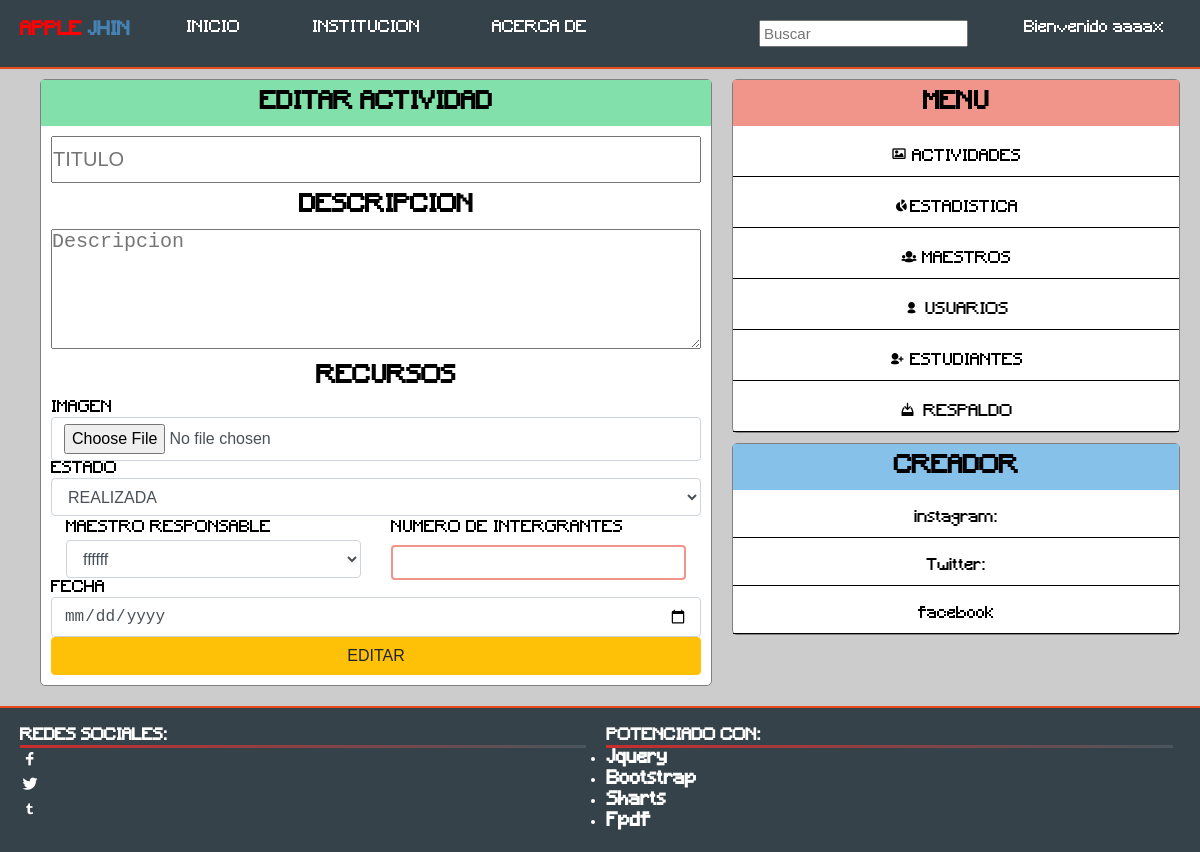
/perfil/editar_actividad.php?id=2551880 (signed in), run on an earlier commit of the app's database.
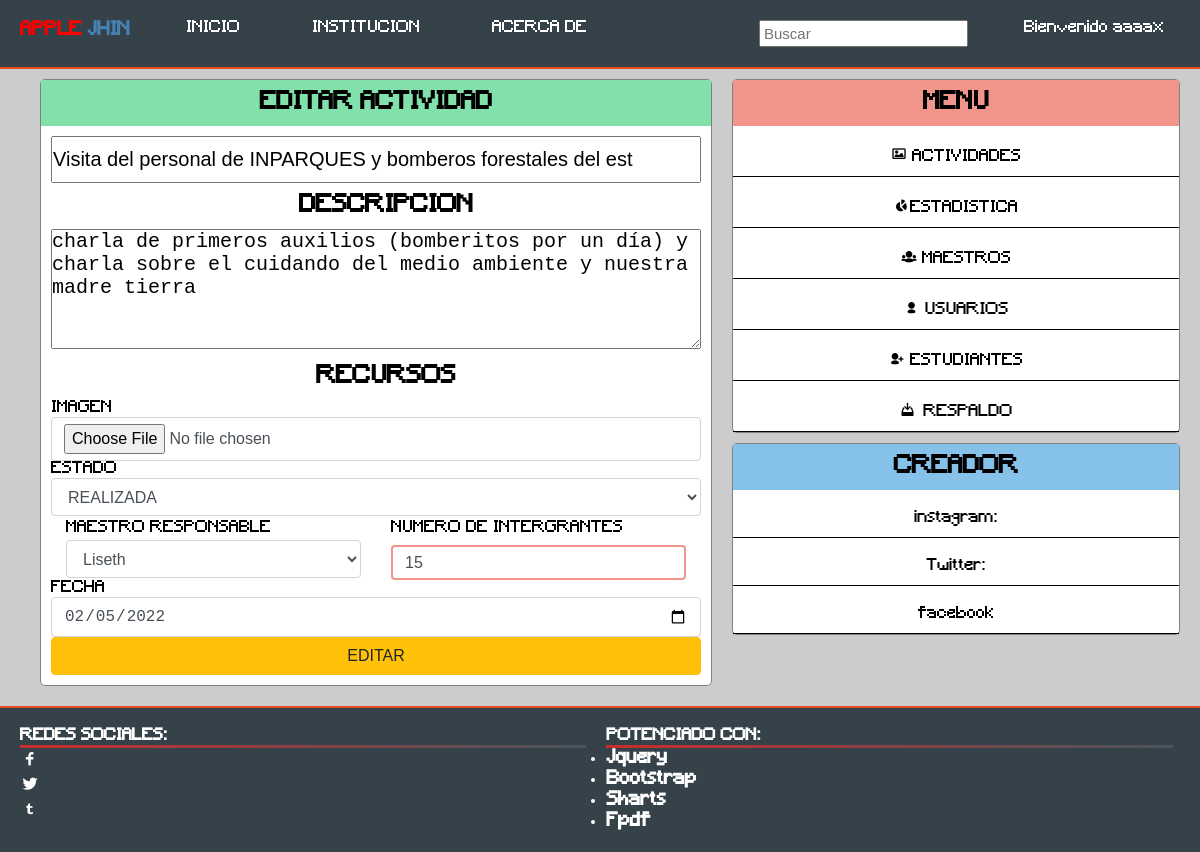
And on a later commit of the database.
### tables this page shows
CREATE TABLE `actividad` (
  `id_actividad` int(11) NOT NULL AUTO_INCREMENT,
  `nombre` varchar(62) NOT NULL,
  `tipo` varchar(59) NOT NULL,
  `descripcion` text NOT NULL,
  `fecha` varchar(56) NOT NULL,
  `imagen` varchar(300) NOT NULL,
  `idenm` int(250) NOT NULL,
  `maestro_r` varchar(250) NOT NULL,
  `num_integ` int(50) NOT NULL,
  PRIMARY KEY (`id_actividad`)
);

### php/maestros/conexion.php (called while the page is built, shortened)
<?php
	class conexions
	{
		private $host;
		private $user;
		private $password;
		private $database;
		function __construct(){
			$this->host 	= "localhost";
			$this->user 	= "root";
			$this->password = "";
			$this->database = "sanjose";
		}
		public function conectar(){
			$conexion = mysqli_connect($this->host, $this->user, $this->password, $this->database);
			return $conexion;
		}
	}
 ?>

### php/maestros/maestro.php (called while the page is built, shortened)
<?php
	include "conexion.php";
	class maestro
	{
		private $link;
		function __construct()
		{
			$this->conn  = new conexions();
			$this->link  = $this->conn->conectar();
		}
		public function getMaestro()
		{
			$query  = "SELECT * FROM maestro";
			$result = mysqli_query($this->link, $query);
			$data   = array();
			while ($data[] = mysqli_fetch_assoc($result));
			rsort($data);
			array_pop($data);
			return $data;
		}
	}
?>

### php/actividades/conexion.php (called while the page is built, shortened)
<?php
	class conexion
	{
		private $host;
		private $user;
		private $password;
		private $database;
		function __construct(){
			$this->host 	= "localhost";
			$this->user 	= "root";
			$this->password = "";
			$this->database = "sanjose";
		}
		public function conectar(){
			$conexion = mysqli_connect($this->host, $this->user, $this->password, $this->database);
			return $conexion;
		}
	}
 ?>

### php/actividades/actividad.php (called while the page is built, shortened)
<?php
	require "conexion.php";
	class actividad
	{
		public $link;
		function __construct()
		{
			$this->conn  = new conexion();
			$this->link  = $this->conn->conectar();
		}
				public function getActividadById($id=NULL)
		{
			if (!empty($id))
			{
				$query  = "SELECT * FROM actividad WHERE idenm =" .$id;
				$result = mysqli_query($this->link, $query);
				$data   = array();
  				while ($data[] = mysqli_fetch_assoc($result));
  				array_pop($data);
				return $data;
			}
			else{
				return false;
			}
		}
		}
?>

### perfil/editar_actividad.php (the view, shortened to what the changed rows need)
	<?php
			include "../php/maestros/maestro.php";
			$maestro = new maestro;
			$maestro = $maestro->getMaestro();
		include "../php/actividades/actividad.php";
		$actividad = new actividad();
		$id = isset($_GET['id'])?$_GET['id']:NULL;
		$actividades = $actividad->getActividadById($id);
		$nombre 	   = '';
		$descripcion   = '';
		$fecha         = '';
		$imagen        = '';
		$integrant     = '';
		if ($actividades) {
			$nombre      = $actividades[0]['nombre'];
			$descripcion = $actividades[0]['descripcion'];
			$fecha       = $actividades[0]['fecha'];
			$imagen      = $actividades[0]['imagen'];
			$integrant   = $actividades[0]['num_integ'];
		}
?>
	<!DOCTYPE html>
	<html>
	<head>
		<link rel="stylesheet" type="text/css" href="../css/estilos.css">
		<link rel="stylesheet" type="text/css" href="../css/bootstrap.css">
	</head>
	<body style="background-color: rgba(0,0,0,0.2);">
		<?php include "../php/acceso2.php"; ?>
		<main class="container" style="display: flex; background-color: rgba(0,0,0,0);">
			<div class="wall-x" >
					<div class="title-m">
					<h2>EDITAR ACTIVIDAD</h2>
				</div>
					<div class="post-l">
						<form action="../php/actividades/actividad_controler.php?id=<?=$_GET['id'];?>" method="POST" enctype="multipart/form-data" id = "registro1">
							<input type="text" name="nombre" class="titulo" placeholder="TITULO" value="<?=$nombre;?>">
							<h2>DESCRIPCION</h2>
							<textarea placeholder="Descripcion" name="descripcion" style="max-width: 100%;"><?=$descripcion;?></textarea>
							<h2>RECURSOS</h2>
							IMAGEN
							<input type="file" name="imagen" class="form-control" value="../php/actividades/<?=$imagen;?>">ESTADO<br>
							<select name="estado" class="form-control"> <br>
								<option value="REALIZADA">REALIZADA</option>
								<option value="DESCARTADA">DESCARTADA</option><br>
							</select>
										<div style="width: 100%; display: flex; flex-wrap: wrap;">
								<div class="col-md-6">
							<label class="col-form-label">MAESTRO RESPONSABLE</label>
							<select name="maestro" class="form-control">
								<?php foreach ($maestro as $column => $value) {?>
								<option value="<?=$value['nombres'];?>"><?=$value['nombres']?></option>
								<?php } ?>
							</select>
						</div>
							<div class="col-md-6">
							<label class="col-form-label">NUMERO DE INTERGRANTES</label>
							<input type="number" name="integrantes" value="<?=$integrant;?>" class="form-control">
							</div>
						</div>
							</select>FECHA
							<input type="date" name="fecha" class="form-control" value="<?=$fecha;?>">
							<input type="submit" name="editar" value="EDITAR" class="btn btn-warning" style="width: 100%;">
						</form>
					</div>
				</div>
				<div style="width: 40%;" class="raro">
			<div class="wall-s">
				<div class="title-m">
					<h2>MENU</h2>
				</div>
				</div>
			<div class="wall-sc">
				<div class="title-m">
					<h2>CREADOR</h2>
				</div>
				</div>
			</div>
		</main>
</body>
</html>

What changed in the data, as far as the page shows it:
added actividad: nombre "Visita del personal de INPARQUES y bomberos forestales del est", descripcion "charla de primeros auxilios (bomberitos por un día) y charla sobre el cuidando del medio ambiente y nuestra madre tierra", integrantes "15", fecha "02/05/2022"
Also different on the page:
form field maestro: "ffffff" → "Liseth"
